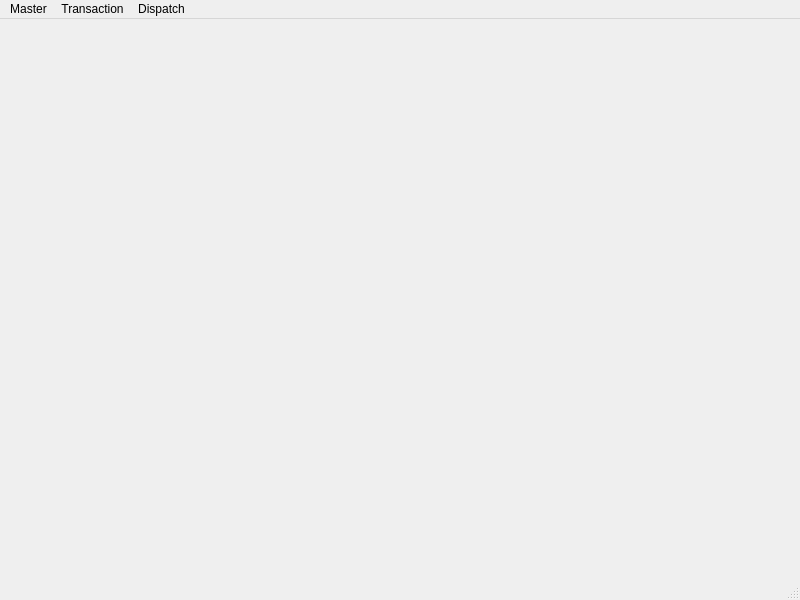
<?xml version="1.0" encoding="UTF-8"?>
<ui version="4.0">
 <class>MainWindow</class>
 <widget class="QMainWindow" name="MainWindow">
  <property name="geometry">
   <rect>
    <x>0</x>
    <y>0</y>
    <width>800</width>
    <height>600</height>
   </rect>
  </property>
  <property name="windowTitle">
   <string>MainWindow</string>
  </property>
  <widget class="QWidget" name="centralwidget"/>
  <widget class="QMenuBar" name="menubar">
   <property name="geometry">
    <rect>
     <x>0</x>
     <y>0</y>
     <width>800</width>
     <height>21</height>
    </rect>
   </property>
   <widget class="QMenu" name="menuMaster">
    <property name="title">
     <string>Master</string>
    </property>
    <addaction name="actionBank_Master"/>
    <addaction name="actionItem_Master"/>
    <addaction name="actionCustomer_Master"/>
    <addaction name="actionItem_Batch_Info"/>
   </widget>
   <widget class="QMenu" name="menuTransaction">
    <property name="title">
     <string>Transaction</string>
    </property>
    <addaction name="actionCreate_Transaction"/>
    <addaction name="actionCommulative_sale"/>
    <addaction name="actionPayment_Transaction"/>
    <addaction name="actionPlant_to_Godown"/>
   </widget>
   <widget class="QMenu" name="menuDispatch">
    <property name="title">
     <string>Dispatch</string>
    </property>
    <addaction name="actionEnquiry"/>
    <addaction name="actionItem_Return"/>
   </widget>
   <addaction name="menuMaster"/>
   <addaction name="menuTransaction"/>
   <addaction name="menuDispatch"/>
  </widget>
  <widget class="QStatusBar" name="statusbar"/>
  <action name="actionCreate_Transaction">
   <property name="text">
    <string>Create Transaction</string>
   </property>
  </action>
  <action name="actionCommulative_sale">
   <property name="text">
    <string>Cumulative Sale</string>
   </property>
  </action>
  <action name="actionPayment_Transaction">
   <property name="text">
    <string>Payment Transaction</string>
   </property>
  </action>
  <action name="actionPlant_to_Godown">
   <property name="text">
    <string>Plant to Goadown</string>
   </property>
  </action>
  <action name="actionBank_Master">
   <property name="text">
    <string>Bank Master</string>
   </property>
  </action>
  <action name="actionItem_Master">
   <property name="text">
    <string>Item Master</string>
   </property>
  </action>
  <action name="actionCustomer_Master">
   <property name="text">
    <string>Customer Master</string>
   </property>
  </action>
  <action name="actionItem_Batch_Info">
   <property name="text">
    <string>Item Batch Info</string>
   </property>
  </action>
  <action name="actionEnquiry">
   <property name="text">
    <string>Enquiry</string>
   </property>
  </action>
  <action name="actionItem_Return">
   <property name="text">
    <string>Item Return</string>
   </property>
  </action>
 </widget>
 <resources/>
 <connections/>
</ui>
